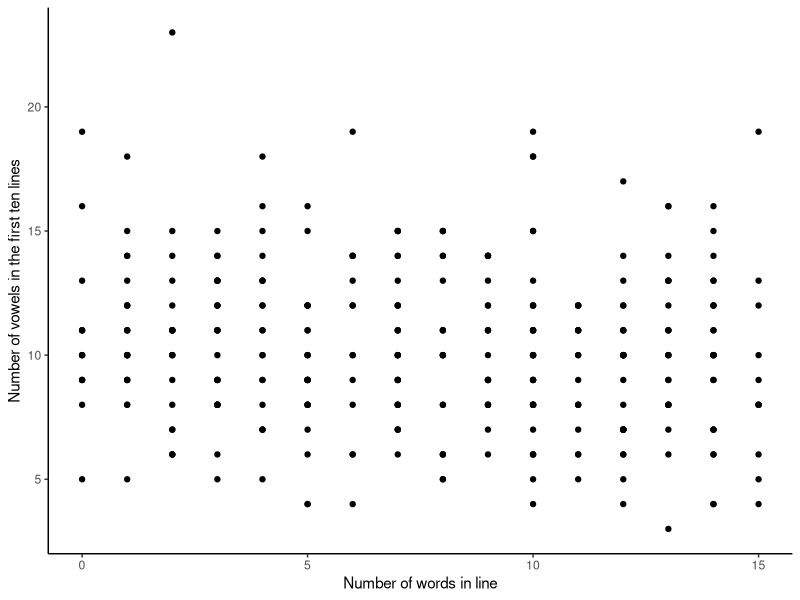

Source code (R):
#### Preamble ####
# Purpose: Simulate a dataset of how the number of vowels could be distributed following the Poisson distribution.
# Author: Daisy Huo
# Date: 7 April 2024
# Contact: daisy.huo@mail.utoronto.ca
# License: MIT
# Pre-requisites: N/A

#### Workspace setup ####
library(tidyverse)

#### Simulate data ####
# Refer to code from: https://tellingstorieswithdata.com/13-ijaglm.html#letters-used-in-jane-eyre
count_of_vowel_simulation <-
  tibble(
    play = c(rep("The Tempest", 10),
                rep("The Two Gentlemen of Verona", 10),
                rep("The Merry Wives of Windsor", 10),
                rep("Measure for Measure", 10),
                rep("The Comedy of Errours", 10),
                rep("Much adoo about Nothing", 10),
                rep("Loves Labour lost", 10),
                rep("Midsommer Nights Dreame", 10),
                rep("The Merchant of Venice", 10),
                rep("As you Like it", 10),
                rep("The Taming of the Shrew", 10),
                rep("All is well, that Ends well", 10),
                rep("Twelfe-Night, or what you will", 10),
                rep("The Winters Tale", 10),
                rep("The Life and Death of King John", 10),
                rep("The Life & death of Richard the second", 10),
                rep("The First part of King Henry the fourth", 10),
                rep("The Second part of K. Henry the fourth", 10),
                rep("The Life of King Henry the Fift", 10),
                rep("The First part of King Henry the Sixt", 10),
                rep("The Second part of King Hen. the Sixt", 10),
                rep("The Third part of King Henry the Sixt", 10),
                rep("The Life and Death of Richard the Third", 10),
                rep("The Life of King Henry the Eight", 10),
                rep("The Tragedy of Coriolanus", 10),
                rep("Titus Andronicus", 10),
                rep("Romeo and Juliet", 10),
                rep("Timon of Athens", 10),
                rep("The Life and death of Julius Caesar", 10),
                rep("The Tragedy of Macbeth", 10),
                rep("The Tragedy of Hamlet", 10),
                rep("King Lear", 10),
                rep("Othello, the Moore of Venice", 10),
                rep("Anthony and Cleopater", 10),
                rep("Cymbeline King of Britaine", 10)),
    line = rep(1:10, 35),
    number_words_in_line = runif(min = 0, max = 15, n = 350) |> round(0),
    number_vowel = rpois(n = 350, lambda = 10)
  )

count_of_vowel_simulation

count_of_vowel_simulation |>
  ggplot(aes(y = number_vowel, x = number_words_in_line)) +
  geom_point() +
  labs(
    x = "Number of words in line",
    y = "Number of vowels in the first ten lines"
  ) +
  theme_classic() +
  scale_fill_brewer(palette = "Set1")

### Tests ###
count_of_vowel_simulation$play |>
  unique() |>
  length() == 35

count_of_vowel_simulation$line |>
  class() == "integer"

count_of_vowel_simulation$line |>
  unique() |>
  length() == 10

count_of_vowel_simulation$number_words_in_line |>
  min() >= 0

count_of_vowel_simulation$number_words_in_line |>
  max() <= 15

count_of_vowel_simulation$number_vowel |>
  class() == "integer"